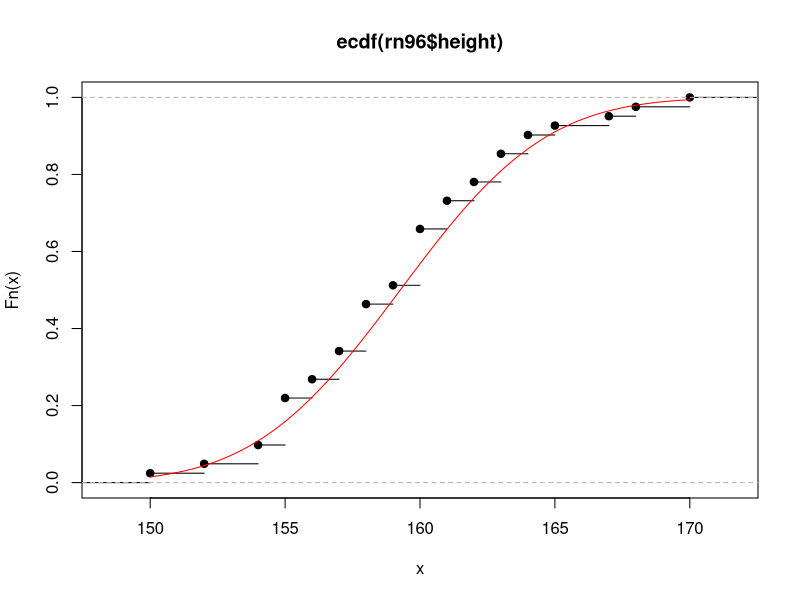
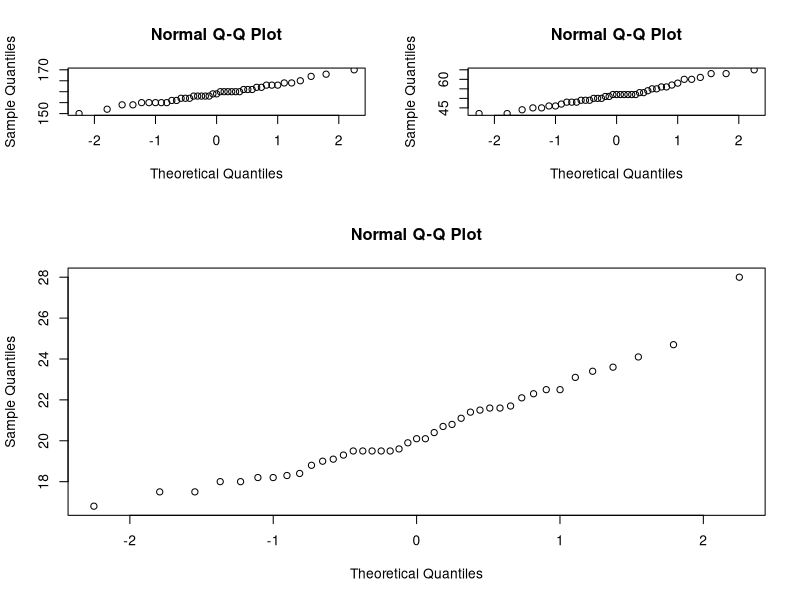
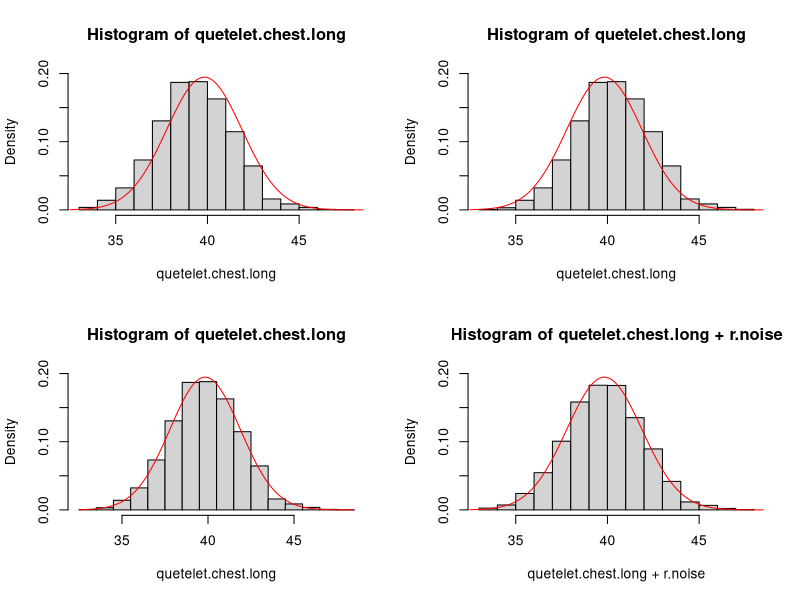
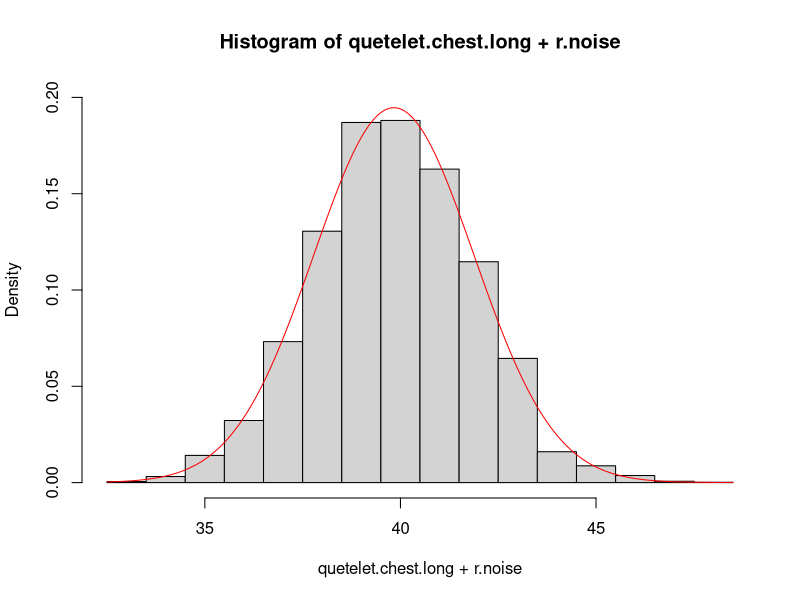
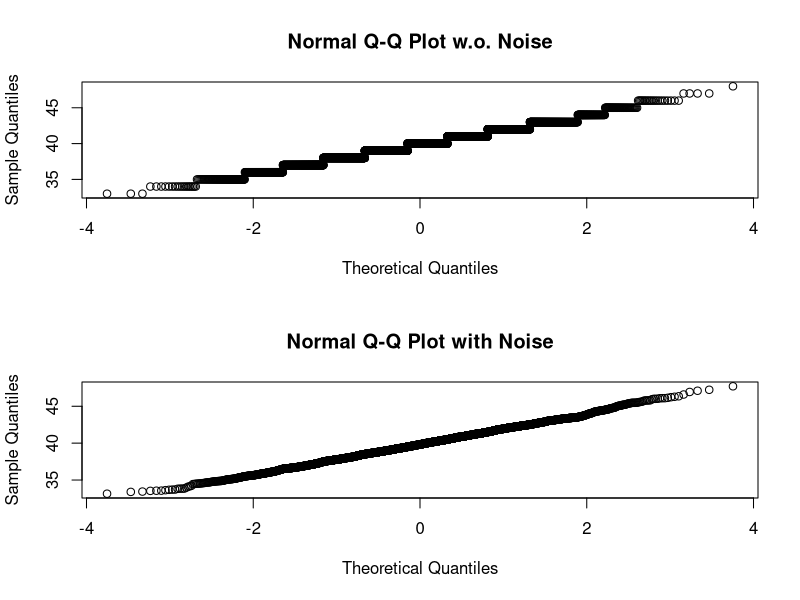

The R source for these figures, in order:
## ---- chunk 1
rn96<-read.table("rn96.txt",header=T,sep="")
head(rn96)
BMI<-round(rn96$weight/(rn96$height/100)^2,digits=1)
head(BMI)
head(cbind(rn96,BMI))
head(data.frame(rn96,BMI))
## ---- chunk 2
install.packages("nortest", repos="http://cran.nexr.com/")
library(nortest)
## ---- chunk 3
help(package=nortest)
## ---- chunk 4
mean.height<-mean(rn96$height)
sd.height<-sd(rn96$height)
min.height<-min(rn96$height)
max.height<-max(rn96$height)
x.height<-seq(min.height,max.height,1/100)
plot(ecdf(rn96$height))
lines(x.height,pnorm(x.height,mean.height,sd.height),col="red")
## ---- chunk 5
apply(cbind(rn96,BMI),2,ad.test)
apply(cbind(rn96,BMI),2,cvm.test)
apply(cbind(rn96,BMI),2,lillie.test)
apply(cbind(rn96,BMI),2,pearson.test)
apply(cbind(rn96,BMI),2,sf.test)
apply(cbind(rn96,BMI),2,shapiro.test)
## ---- chunk 6
layout(matrix(c(1,2,3,3),2,2, byrow=TRUE), heights=c(1,2))
apply(cbind(rn96,BMI),2,qqnorm)
## ---- chunk 7
chest<-33:48
freq<-c(3,18,81,185,420,749,1073,1079,934,658,370,92,50,21,4,1)
sum(freq)
## ---- chunk 8
quetelet.chest<-data.frame(chest,freq)
## ---- chunk 9
quetelet.chest.long<-rep(33,3)
for (i in 34:48) {
quetelet.chest.long<-c(quetelet.chest.long,rep(i,quetelet.chest$freq[i-32]))
}
length(quetelet.chest.long)
## ---- chunk 10
quetelet.chest.long.2<-rep(quetelet.chest$chest, quetelet.chest$freq)
head(quetelet.chest.long.2, n=10)
str(quetelet.chest.long.2)
## ---- chunk 11
mean.chest<-mean(quetelet.chest.long)
sd.chest<-sd(quetelet.chest.long)
x<-seq(32.5,48.5,length=1000)
y.norm<-dnorm(x,mean=mean.chest,sd=sd.chest)
## ---- chunk 12
par(mfrow=c(2,2))
h1<-hist(quetelet.chest.long,prob=T,ylim=c(0,0.2))
lines(x,y.norm,col="red")
h2<-hist(quetelet.chest.long,prob=T,right=F,ylim=c(0,0.2))
lines(x,y.norm,col="red")
h3<-hist(quetelet.chest.long,prob=T,breaks=32.5:48.5,ylim=c(0,0.2))
lines(x,y.norm,col="red")
r.noise<-runif(5738)-0.5
h4<-hist(quetelet.chest.long+r.noise,prob=T,ylim=c(0,0.2))
lines(x,y.norm,col="red")
## ---- chunk 13
par(mfrow=c(1,1))
h5<-hist(quetelet.chest.long+r.noise,prob=T,breaks=32.5:48.5,ylim=c(0,0.2))
lines(x,y.norm,col="red")
## ---- chunk 14
h1
list(h1$breaks,h1$counts)
list(h2$breaks,h2$counts)
list(h3$breaks,h3$counts)
list(h4$breaks,h4$counts)
list(h5$breaks,h5$counts)
## ---- chunk 15
quetelet.chest.noise<-quetelet.chest.long+r.noise
apply(cbind(quetelet.chest.long,quetelet.chest.noise),2,ad.test)
apply(cbind(quetelet.chest.long,quetelet.chest.noise),2,cvm.test)
apply(cbind(quetelet.chest.long,quetelet.chest.noise),2,lillie.test)
apply(cbind(quetelet.chest.long,quetelet.chest.noise),2,pearson.test)
## ---- chunk 16
id.sample<-sample(1:5738,size=5000)
quetelet.chest.long.sample<-quetelet.chest.long[id.sample]
quetelet.chest.noise.sample<-quetelet.chest.noise[id.sample]
apply(cbind(quetelet.chest.long.sample,quetelet.chest.noise.sample),2,sf.test)
## ---- chunk 17
par(mfrow=c(2,1))
qqnorm(quetelet.chest.long, main="Normal Q-Q Plot w.o. Noise")
qqnorm(quetelet.chest.noise, main="Normal Q-Q Plot with Noise")
